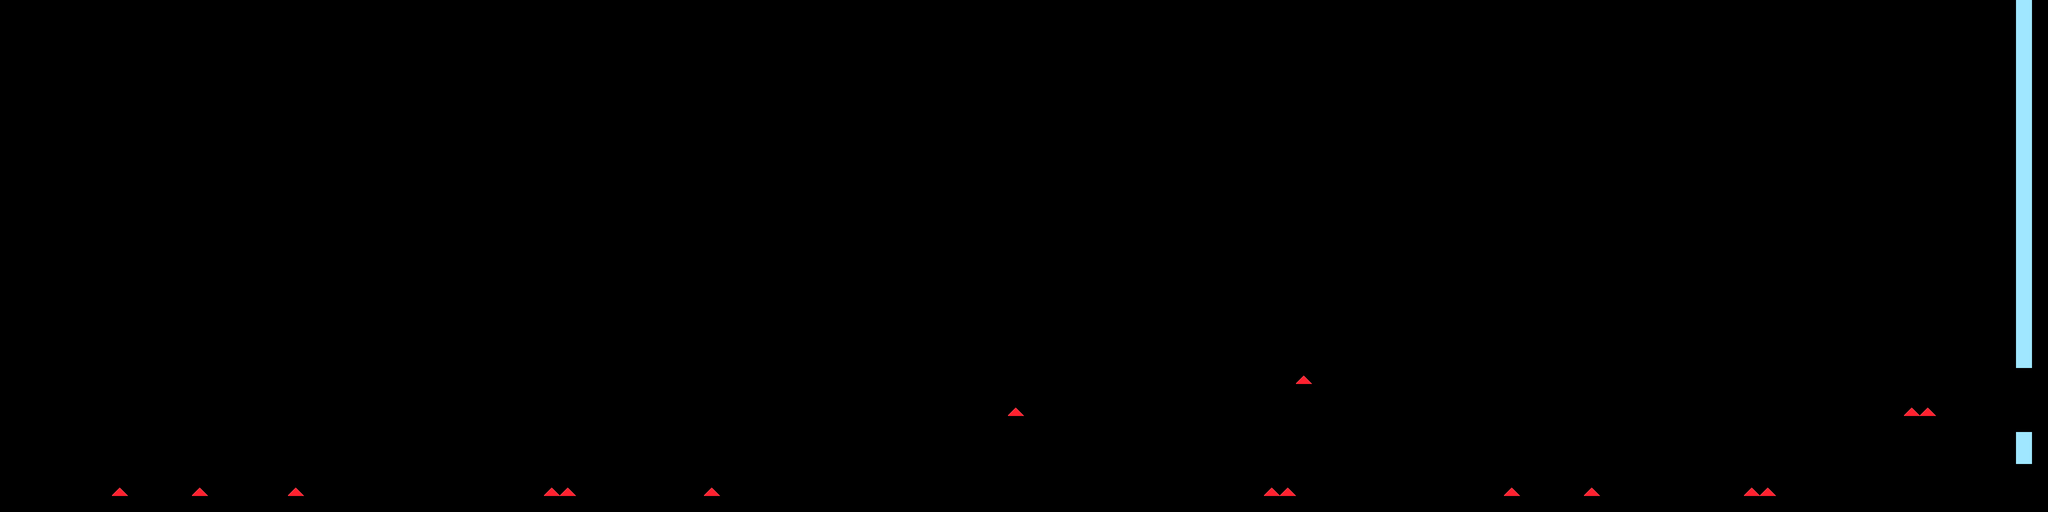

A 2D game scene composited from a Tiled map and its tileset images. What follows is a short description and the map's XML, with each tile layer's data collapsed to a summary:
An orthogonal 128x32 tile map with 32x32 px tiles, 1 tile layer (Kachelebene 1) and 1 object (Spawnpoint).

<map version="1.0" orientation="orthogonal" renderorder="right-down" width="128" height="32" tilewidth="32" tileheight="32" nextobjectid="13">
 <tileset firstgid="1" name="tileset" tilewidth="32" tileheight="32" tilecount="4" columns="4">
  <image source="tileset.png" width="128" height="32" />
 </tileset>
 <layer name="Kachelebene 1" width="128" height="32">
  <data>[4096 cells, 4096 non-empty, 4 distinct tile ids]</data>
 </layer>
 <objectgroup name="Objektebene 1">
  <object id="11" name="Spawnpoint" x="64" y="928" />
 </objectgroup>
</map>
